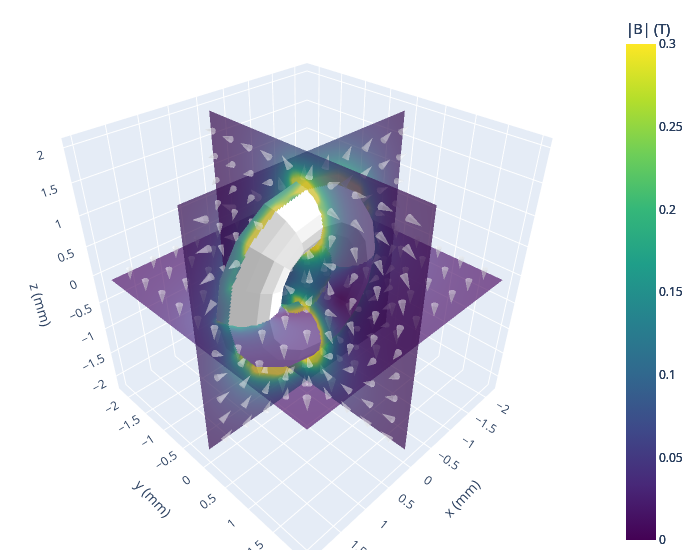

Source (notebook cell):
### Markdown cell above
A slice plot which should look like:

![Slice Volume](img/donut_slice.png)

### Code cell
fig, slice_cache, data_objects = pm.plots.slice_quickplot(
    cmax=0.3,
    num_levels=6,
    num_points=40,
    opacity=0.7,
    num_arrows=10,
    cone_opacity=0.3,
    show_magnets=True,
    max1=2,
    max2=2,
    slice_value=0.0,
)
